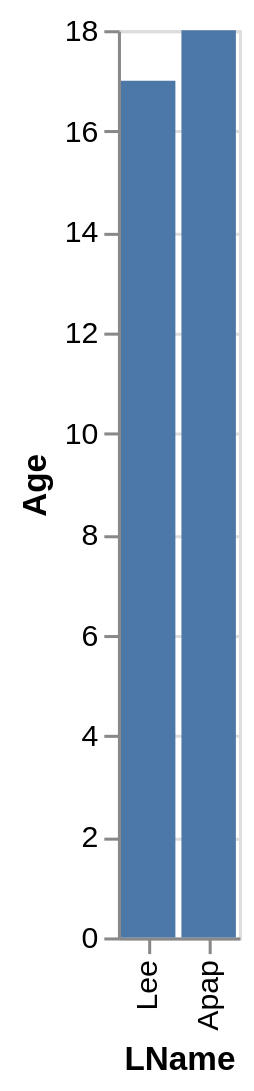

This figure's Vega-Lite source:
### Vega-Lite specification from a JSON file in a GitHub repository (floating-point values rounded to 4 significant figures)
{"data": {"values": [{"x_data": "Lee", "y_data": 17}, {"x_data": "Apap", "y_data": 18}]}, "mark": "bar", "encoding": {"x": {"field": "x_data", "type": "nominal", "title": "LName", "sort": "descending"}, "y": {"field": "y_data", "type": "quantitative", "title": "Age"}}}
